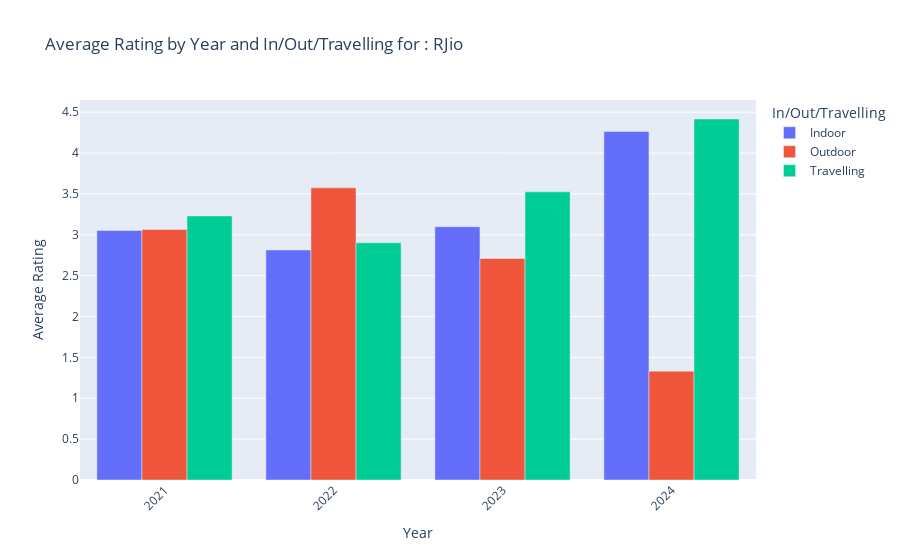
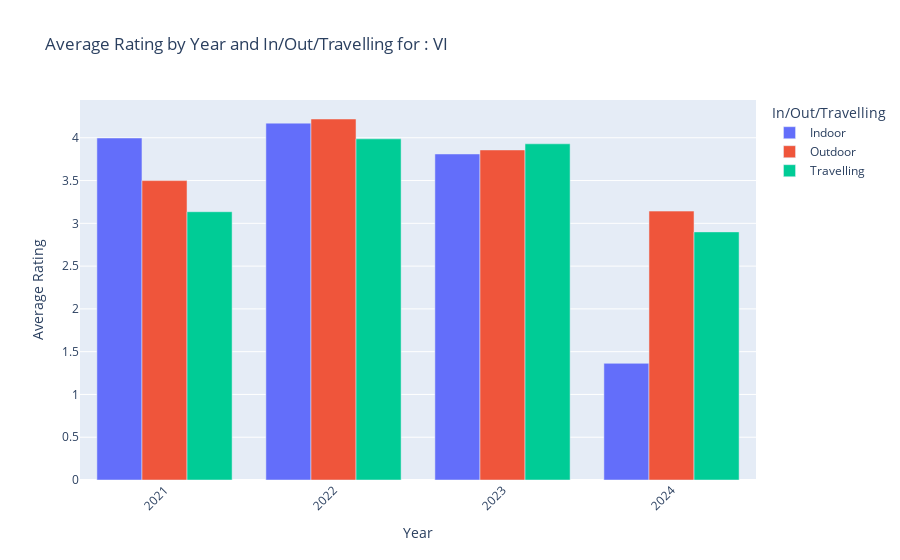

Notebook source saved alongside these figures, in order:
### Code cell
# Loop through each unique operator
for operator in raw_df_1['operator'].unique():
    # Filter the DataFrame for the current operator
    filtered_df = raw_df_1[raw_df_1['operator'] == operator]
    
    # Group by year and inout_travelling, and calculate the mean rating
    grouped_df = filtered_df.groupby(['year', 'inout_travelling'])['rating'].mean().reset_index()
    
    # Plot the data using plotly express
    fig = px.bar(data_frame=grouped_df, x='year', y='rating', color='inout_travelling', 
                 title=f'Average Rating by Year and In/Out/Travelling for : {operator}',
                 labels={'rating': 'Average Rating', 'year': 'Year', 'inout_travelling': 'In/Out/Travelling'})
    
    # Update layout to match your desired styling
    fig.update_layout(barmode='group', xaxis_tickangle=-45, legend_title_text='In/Out/Travelling')
    
    # Show the plot
    fig.show()

### Figure 1 — Plotly figure (JSON) as saved in the notebook; plotly's stock layout.template omitted (floating-point values rounded to 4 significant figures)
{"data": [{"alignmentgroup": "True", "hovertemplate": "In/Out/Travelling=Indoor<br>Year=%{x}<br>Average Rating=%{y}<extra></extra>", "legendgroup": "Indoor", "marker": {"color": "#636efa", "pattern": {"shape": ""}}, "name": "Indoor", "offsetgroup": "Indoor", "orientation": "v", "showlegend": true, "textposition": "auto", "type": "bar", "x": [2021, 2022, 2023, 2024], "xaxis": "x", "y": [3.053, 2.815, 3.099, 4.265], "yaxis": "y"}, {"alignmentgroup": "True", "hovertemplate": "In/Out/Travelling=Outdoor<br>Year=%{x}<br>Average Rating=%{y}<extra></extra>", "legendgroup": "Outdoor", "marker": {"color": "#EF553B", "pattern": {"shape": ""}}, "name": "Outdoor", "offsetgroup": "Outdoor", "orientation": "v", "showlegend": true, "textposition": "auto", "type": "bar", "x": [2021, 2022, 2023, 2024], "xaxis": "x", "y": [3.064, 3.575, 2.711, 1.332], "yaxis": "y"}, {"alignmentgroup": "True", "hovertemplate": "In/Out/Travelling=Travelling<br>Year=%{x}<br>Average Rating=%{y}<extra></extra>", "legendgroup": "Travelling", "marker": {"color": "#00cc96", "pattern": {"shape": ""}}, "name": "Travelling", "offsetgroup": "Travelling", "orientation": "v", "showlegend": true, "textposition": "auto", "type": "bar", "x": [2021, 2022, 2023, 2024], "xaxis": "x", "y": [3.231, 2.902, 3.526, 4.417], "yaxis": "y"}], "layout": {"barmode": "group", "legend": {"title": {"text": "In/Out/Travelling"}, "tracegroupgap": 0}, "title": {"text": "Average Rating by Year and In/Out/Travelling for : RJio"}, "xaxis": {"anchor": "y", "domain": [0, 1], "tickangle": -45, "title": {"text": "Year"}}, "yaxis": {"anchor": "x", "domain": [0, 1], "title": {"text": "Average Rating"}}}}

### Figure 2 — Plotly figure (JSON) as saved in the notebook; plotly's stock layout.template omitted (floating-point values rounded to 4 significant figures)
{"data": [{"alignmentgroup": "True", "hovertemplate": "In/Out/Travelling=Indoor<br>Year=%{x}<br>Average Rating=%{y}<extra></extra>", "legendgroup": "Indoor", "marker": {"color": "#636efa", "pattern": {"shape": ""}}, "name": "Indoor", "offsetgroup": "Indoor", "orientation": "v", "showlegend": true, "textposition": "auto", "type": "bar", "x": [2021, 2022, 2023, 2024], "xaxis": "x", "y": [3.997, 4.171, 3.811, 1.364], "yaxis": "y"}, {"alignmentgroup": "True", "hovertemplate": "In/Out/Travelling=Outdoor<br>Year=%{x}<br>Average Rating=%{y}<extra></extra>", "legendgroup": "Outdoor", "marker": {"color": "#EF553B", "pattern": {"shape": ""}}, "name": "Outdoor", "offsetgroup": "Outdoor", "orientation": "v", "showlegend": true, "textposition": "auto", "type": "bar", "x": [2021, 2022, 2023, 2024], "xaxis": "x", "y": [3.499, 4.22, 3.858, 3.143], "yaxis": "y"}, {"alignmentgroup": "True", "hovertemplate": "In/Out/Travelling=Travelling<br>Year=%{x}<br>Average Rating=%{y}<extra></extra>", "legendgroup": "Travelling", "marker": {"color": "#00cc96", "pattern": {"shape": ""}}, "name": "Travelling", "offsetgroup": "Travelling", "orientation": "v", "showlegend": true, "textposition": "auto", "type": "bar", "x": [2021, 2022, 2023, 2024], "xaxis": "x", "y": [3.136, 3.988, 3.93, 2.9], "yaxis": "y"}], "layout": {"barmode": "group", "legend": {"title": {"text": "In/Out/Travelling"}, "tracegroupgap": 0}, "title": {"text": "Average Rating by Year and In/Out/Travelling for : VI"}, "xaxis": {"anchor": "y", "domain": [0, 1], "tickangle": -45, "title": {"text": "Year"}}, "yaxis": {"anchor": "x", "domain": [0, 1], "title": {"text": "Average Rating"}}}}
